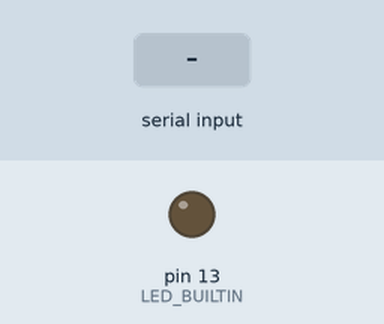
Simulated run of this sketch. Board: Arduino Uno, built with avr-gcc and run on an emulated ATmega328P. Parts: output pins drawn as LEDs (lit = HIGH). Inputs (shaded band) come from the test bench.

Above: at 1.2 s.
1.3 s: "1" received over Serial
At 1.9 s:
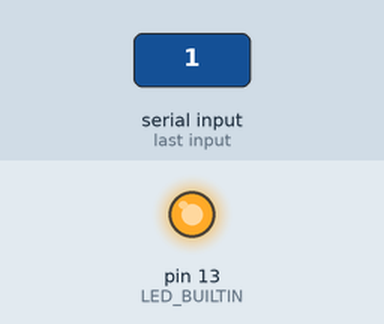
2.8 s: "0" received over Serial
At 3.1 s:
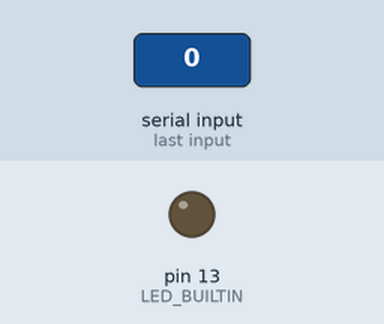
Timing chart, 0 to 5.8 s (numbered marks = the images above; inputs shaded):
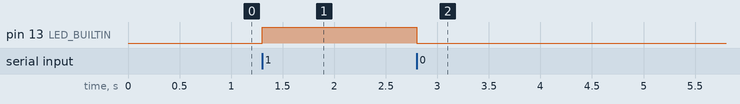

The sketch:

ArduinoCode.ino
```cpp
char inBit;
void setup() {
  Serial.begin(9600);
  pinMode(LED_BUILTIN,OUTPUT);
}

void loop() {
  if(Serial.available()>0){
    inBit = Serial.read();
    if(inBit == '1'){
      digitalWrite(LED_BUILTIN,HIGH);
      }
     else if(inBit == '0'){
      digitalWrite(LED_BUILTIN,LOW);
      }
    }
}
```

Measured:
- after the input at 1.3 s, pin 13 (LED_BUILTIN): LOW → HIGH at once
- after the input at 2.8 s, pin 13 (LED_BUILTIN): HIGH → LOW at once
